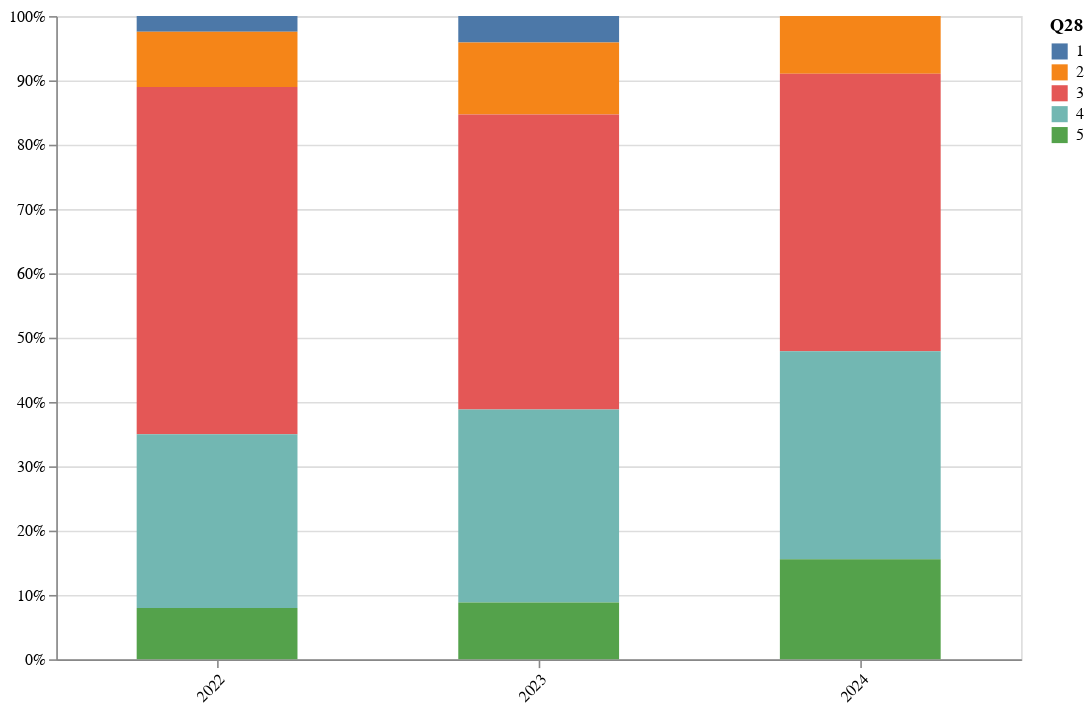

The notebook cell saved with this chart:
### Code cell
# 
# 라. KIOST에 대한 인식
# 
# 2) KIOST의 연구부정행위 제보 접수 및 처리 절차 인지
print("KIOST의 연구부정행위 제보 접수 및 처리의 적정성")

title ="Q28"
importance = [1, 2, 3, 4, 5]

# 1) counting
_2022 = pl.DataFrame({
    title: importance,
    "2022": [4, 14, 88, 44, 13],
})

_2023 = pl.DataFrame({
    title: importance,
    "2023": [7, 19, 78, 51, 15],
})

_2024 = df.group_by(title).len().sort(title)

data = get(title, _2022, _2023, importance)
draw_graph(data, title, "KIOST의 연구부정행위 제보 접수 및 처리의 적정성")

### Figure 1 — Vega-Lite specification as saved in the notebook (floating-point values rounded to 4 significant figures)
{"config": {"view": {"continuousWidth": 300, "continuousHeight": 300}}, "data": {"name": "data-e67f7da1ecf9d6dbc41a7ce783754946"}, "mark": {"type": "bar", "size": 100}, "encoding": {"color": {"field": "Q28", "title": "Q28", "type": "nominal"}, "tooltip": [{"field": "Q28", "type": "quantitative"}, {"field": "Year", "type": "nominal"}, {"field": "Count", "type": "quantitative"}], "x": {"axis": {"labelAngle": -45}, "field": "Year", "title": null, "type": "ordinal"}, "y": {"field": "Count", "stack": "normalize", "title": null, "type": "quantitative"}}, "height": 400, "width": 600, "$schema": "https://vega.github.io/schema/vega-lite/v5.20.1.json", "datasets": {"data-e67f7da1ecf9d6dbc41a7ce783754946": [{"Q28": 1, "Year": "2022", "Count": 4}, {"Q28": 2, "Year": "2022", "Count": 14}, {"Q28": 3, "Year": "2022", "Count": 88}, {"Q28": 4, "Year": "2022", "Count": 44}, {"Q28": 5, "Year": "2022", "Count": 13}, {"Q28": 1, "Year": "2023", "Count": 7}, {"Q28": 2, "Year": "2023", "Count": 19}, {"Q28": 3, "Year": "2023", "Count": 78}, {"Q28": 4, "Year": "2023", "Count": 51}, {"Q28": 5, "Year": "2023", "Count": 15}, {"Q28": 1, "Year": "2024", "Count": 0}, {"Q28": 2, "Year": "2024", "Count": 15}, {"Q28": 3, "Year": "2024", "Count": 72}, {"Q28": 4, "Year": "2024", "Count": 54}, {"Q28": 5, "Year": "2024", "Count": 26}]}}
